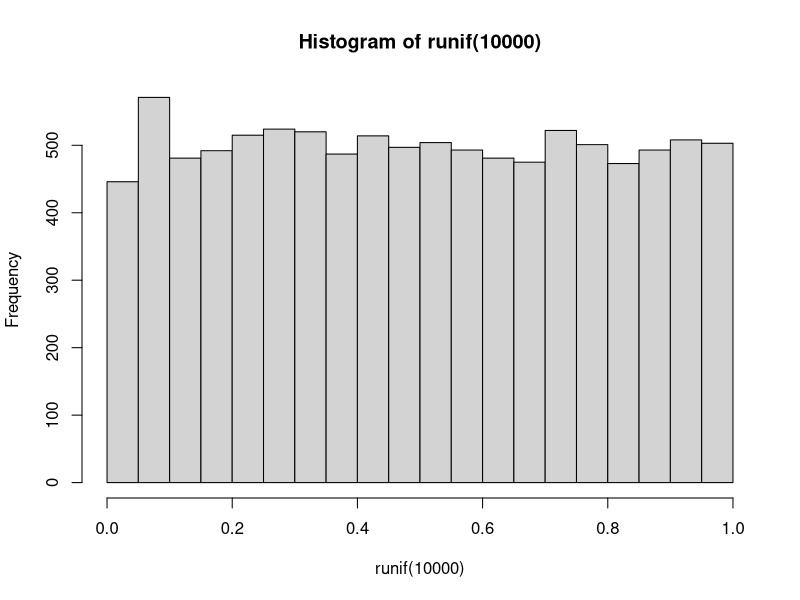
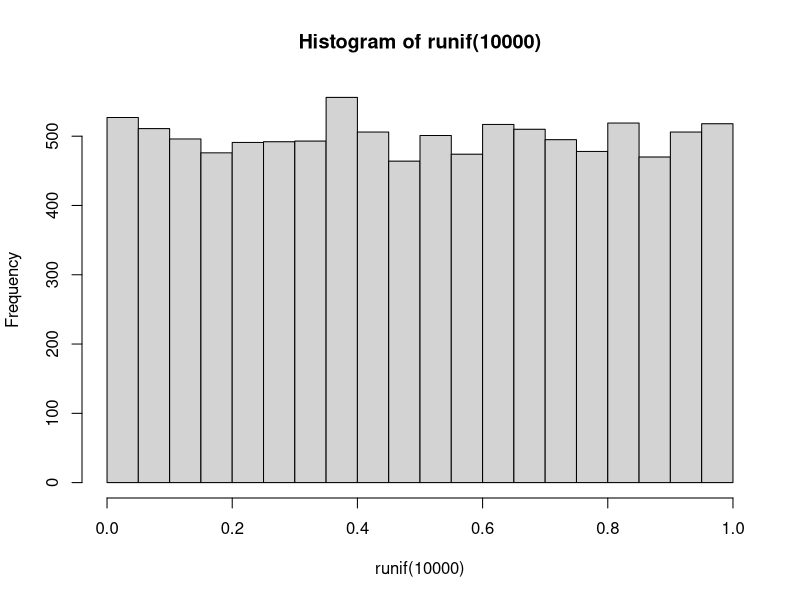
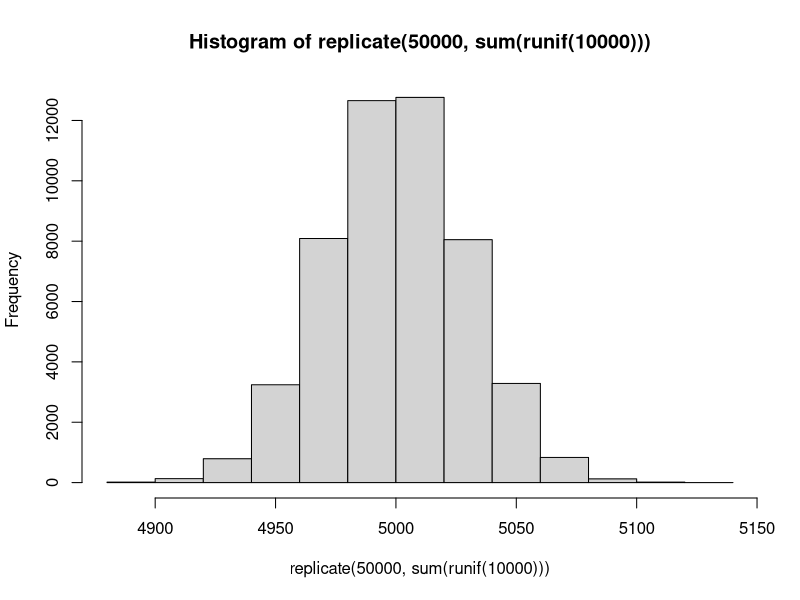

These figures' R source, in order:
## ---- chunk 1

#---------- RSTUDIO STARTER V 2.0  --------------#
#                    -Prepared with care by  AM ;D
                
                                                                          
knitr::opts_chunk$set(echo = TRUE, 
                      message = FALSE, 
                      warning = FALSE)      
library(tidyverse)                
library(ggthemes)                    

theme_set(theme_tufte() +                                     
  theme(text=element_text(family="sans")))  

studentSurvey <- read_csv("Student Data.csv")
deathPenaltyData <- read_csv("death penalty data.csv")
housingData <- read_csv("../Data/House-Sales.csv")
#------------------------------------------------#
## ---- chunk 2
.03*.95
## ---- chunk 3
.03*.05
## ---- chunk 4
.97*.15
## ---- chunk 5
.97*.85
## ---- chunk 6
.0285+.1455
## ---- chunk 7
.0285/.174
## ---- chunk 8
.0009 + .20979
## ---- chunk 9
.0009/.21069
## ---- chunk 10
.0001/(.0001+.78921)
## ---- chunk 11
0.004271679/0.0001266929
## ---- chunk 12
hist(runif(10000))
## ---- chunk 13
runif(1)
## ---- chunk 14
runif(10)
## ---- chunk 15
hist(runif(10000))
## ---- chunk 16
hist(replicate(50000, sum(runif(10000))))
## ---- chunk 17
1-.8997
## ---- chunk 18
.9940 - .2061
